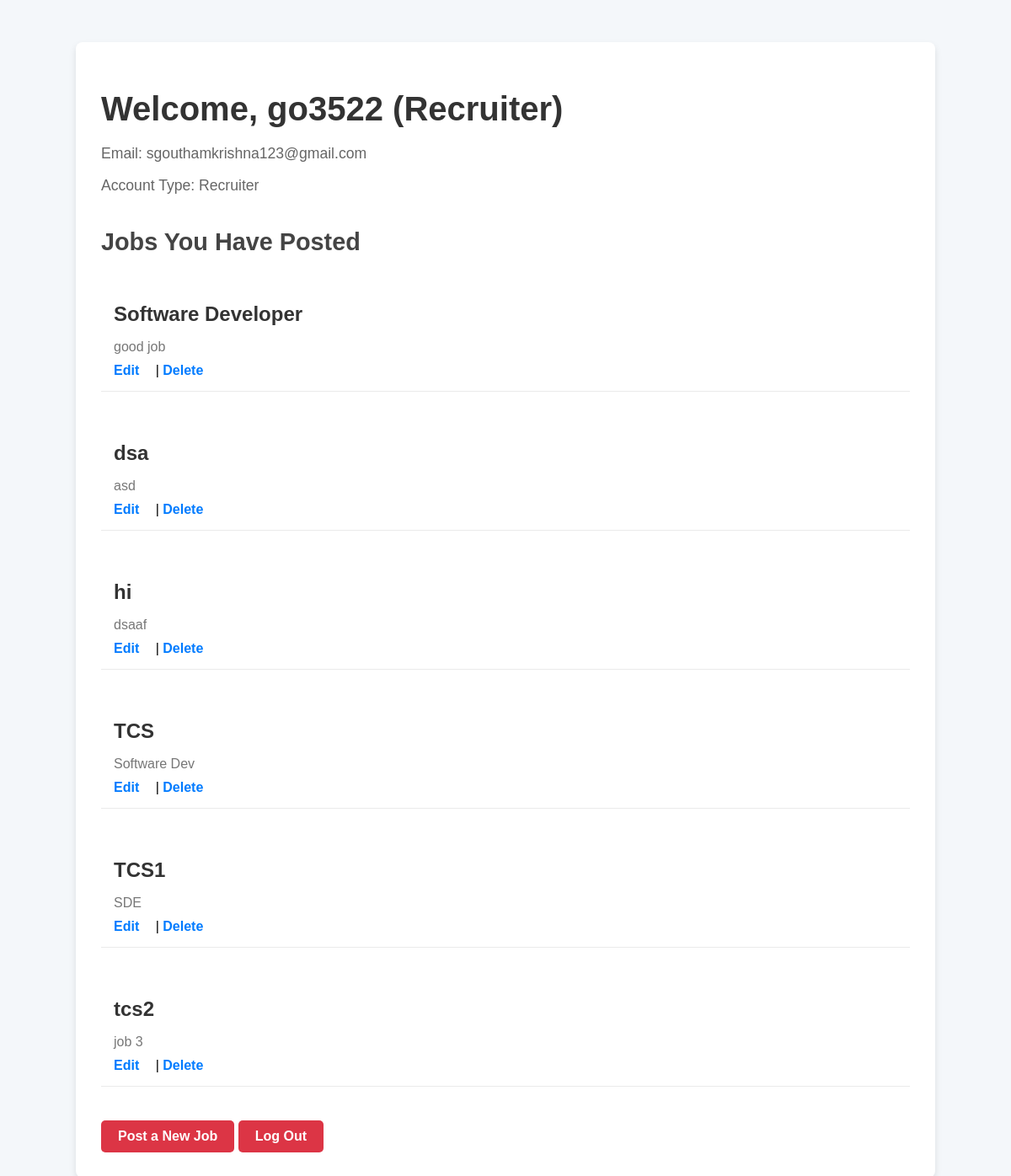
The page /recruiter_profile (signed in) on the database its author committed.
### app.py (models this page shows)
class User(UserMixin, db.Model):
    id = db.Column(db.Integer, primary_key=True)
    username = db.Column(db.String(100), unique=True, nullable=False)
    email = db.Column(db.String(100), unique=True, nullable=False)
    password = db.Column(db.String(100), nullable=False)
    is_recruiter = db.Column(db.Boolean, default=False)
    jobs = db.relationship('Job', backref='recruiter', lazy=True)

class Job(db.Model):
    id = db.Column(db.Integer, primary_key=True)
    title = db.Column(db.String(200), nullable=False)
    description = db.Column(db.Text, nullable=False)
    recruiter_id = db.Column(db.Integer, db.ForeignKey('user.id'), nullable=False)
    recruiter_id = db.Column(db.Integer, db.ForeignKey('user.id'), nullable=False)

### app.py (the view)
@app.route('/recruiter_profile')
@login_required
def recruiter_profile():
    if current_user.is_recruiter:
        return render_template('recruiter_profile.html',current_user=current_user)
    else:
        flash('You need to be a recruiter to view this page.')
        return redirect(url_for('home'))

### app.py (called while the page is built)
@login_manager.user_loader
def load_user(user_id):
    return User.query.get(int(user_id))

### templates/recruiter_profile.html (shortened to what this page needs)
<!DOCTYPE html>
<html lang="en">
<head>
    <link rel="stylesheet" href="{{ url_for('static', filename='css/recruiter_profile.css') }}">
</head>
<body>
    <div class="profile-container">
        <h1>Welcome, {{ current_user.username }} (Recruiter)</h1>
        <div class="profile-info">
            <p>Email: {{ current_user.email }}</p>
            <p>Account Type: Recruiter</p>
        </div>
        <div class="posted-jobs">
            <h2>Jobs You Have Posted</h2>
            <ul>
                {% for job in current_user.jobs %}
                    <li>
                        <h3>{{ job.title }}</h3>
                        <p>{{ job.description }}</p>
                        <a href="{{ url_for('edit',id=job.id) }}">Edit</a> |
                        <a href="{{ url_for('delete',id=job.id)}}" onclick="return confirm('Are you sure you want to delete this job?')">Delete</a>
                    </li>
                {% else %}
                    <p>You haven't posted any jobs yet.</p>
                {% endfor %}
            </ul>
        </div>
        <a href="{{ url_for('jobs') }}" class="btn">Post a New Job</a>
        <a href="{{ url_for('logout') }}" class="btn">Log Out</a>
    </div>
</body>
</html>

### static/css/recruiter_profile.css (style rules this page uses)
body { font-family: 'Arial', sans-serif; background-color: #f4f7fa; margin: 0; padding: 0; }
.profile-container { width: 80%; margin: 50px auto; background-color: #fff; padding: 30px; border-radius: 8px; box-shadow: 0 4px 8px rgba(0, 0, 0, 0.1); }
h1 { font-size: 2.5rem; color: #333; margin-bottom: 20px; }
h2 { font-size: 1.8rem; color: #444; margin-bottom: 15px; }
p { font-size: 1.1rem; color: #666; margin-bottom: 10px; }
.profile-info { margin-bottom: 40px; }
.profile-info p { margin-bottom: 8px; }
.posted-jobs ul { list-style-type: none; padding: 0; }
.posted-jobs li { padding: 15px; border-bottom: 1px solid #eaeaea; margin-bottom: 20px; }
.posted-jobs li h3 { font-size: 1.5rem; color: #333; margin-bottom: 8px; }
.posted-jobs li p { font-size: 1rem; color: #777; margin-bottom: 10px; }
.posted-jobs a { color: #007bff; text-decoration: none; font-weight: 600; margin-right: 15px; }
.btn { display: inline-block; padding: 10px 20px; background-color: #007bff; color: #fff; text-decoration: none; font-weight: bold; border-radius: 5px; margin-top: 20px; transition: background-color 0.3s; }
a.btn { margin-top: 20px; background-color: #dc3545; }

### rows shown on the page
User: username "go3522", email "sgouthamkrishna123@gmail.com"
Job: title "Software Developer", description "good job"
Job: title "dsa", description "asd"
Job: title "hi", description "dsaaf"
Job: title "TCS", description "Software Dev"
Job: title "TCS1", description "SDE"
Job: title "tcs2", description "job 3"
